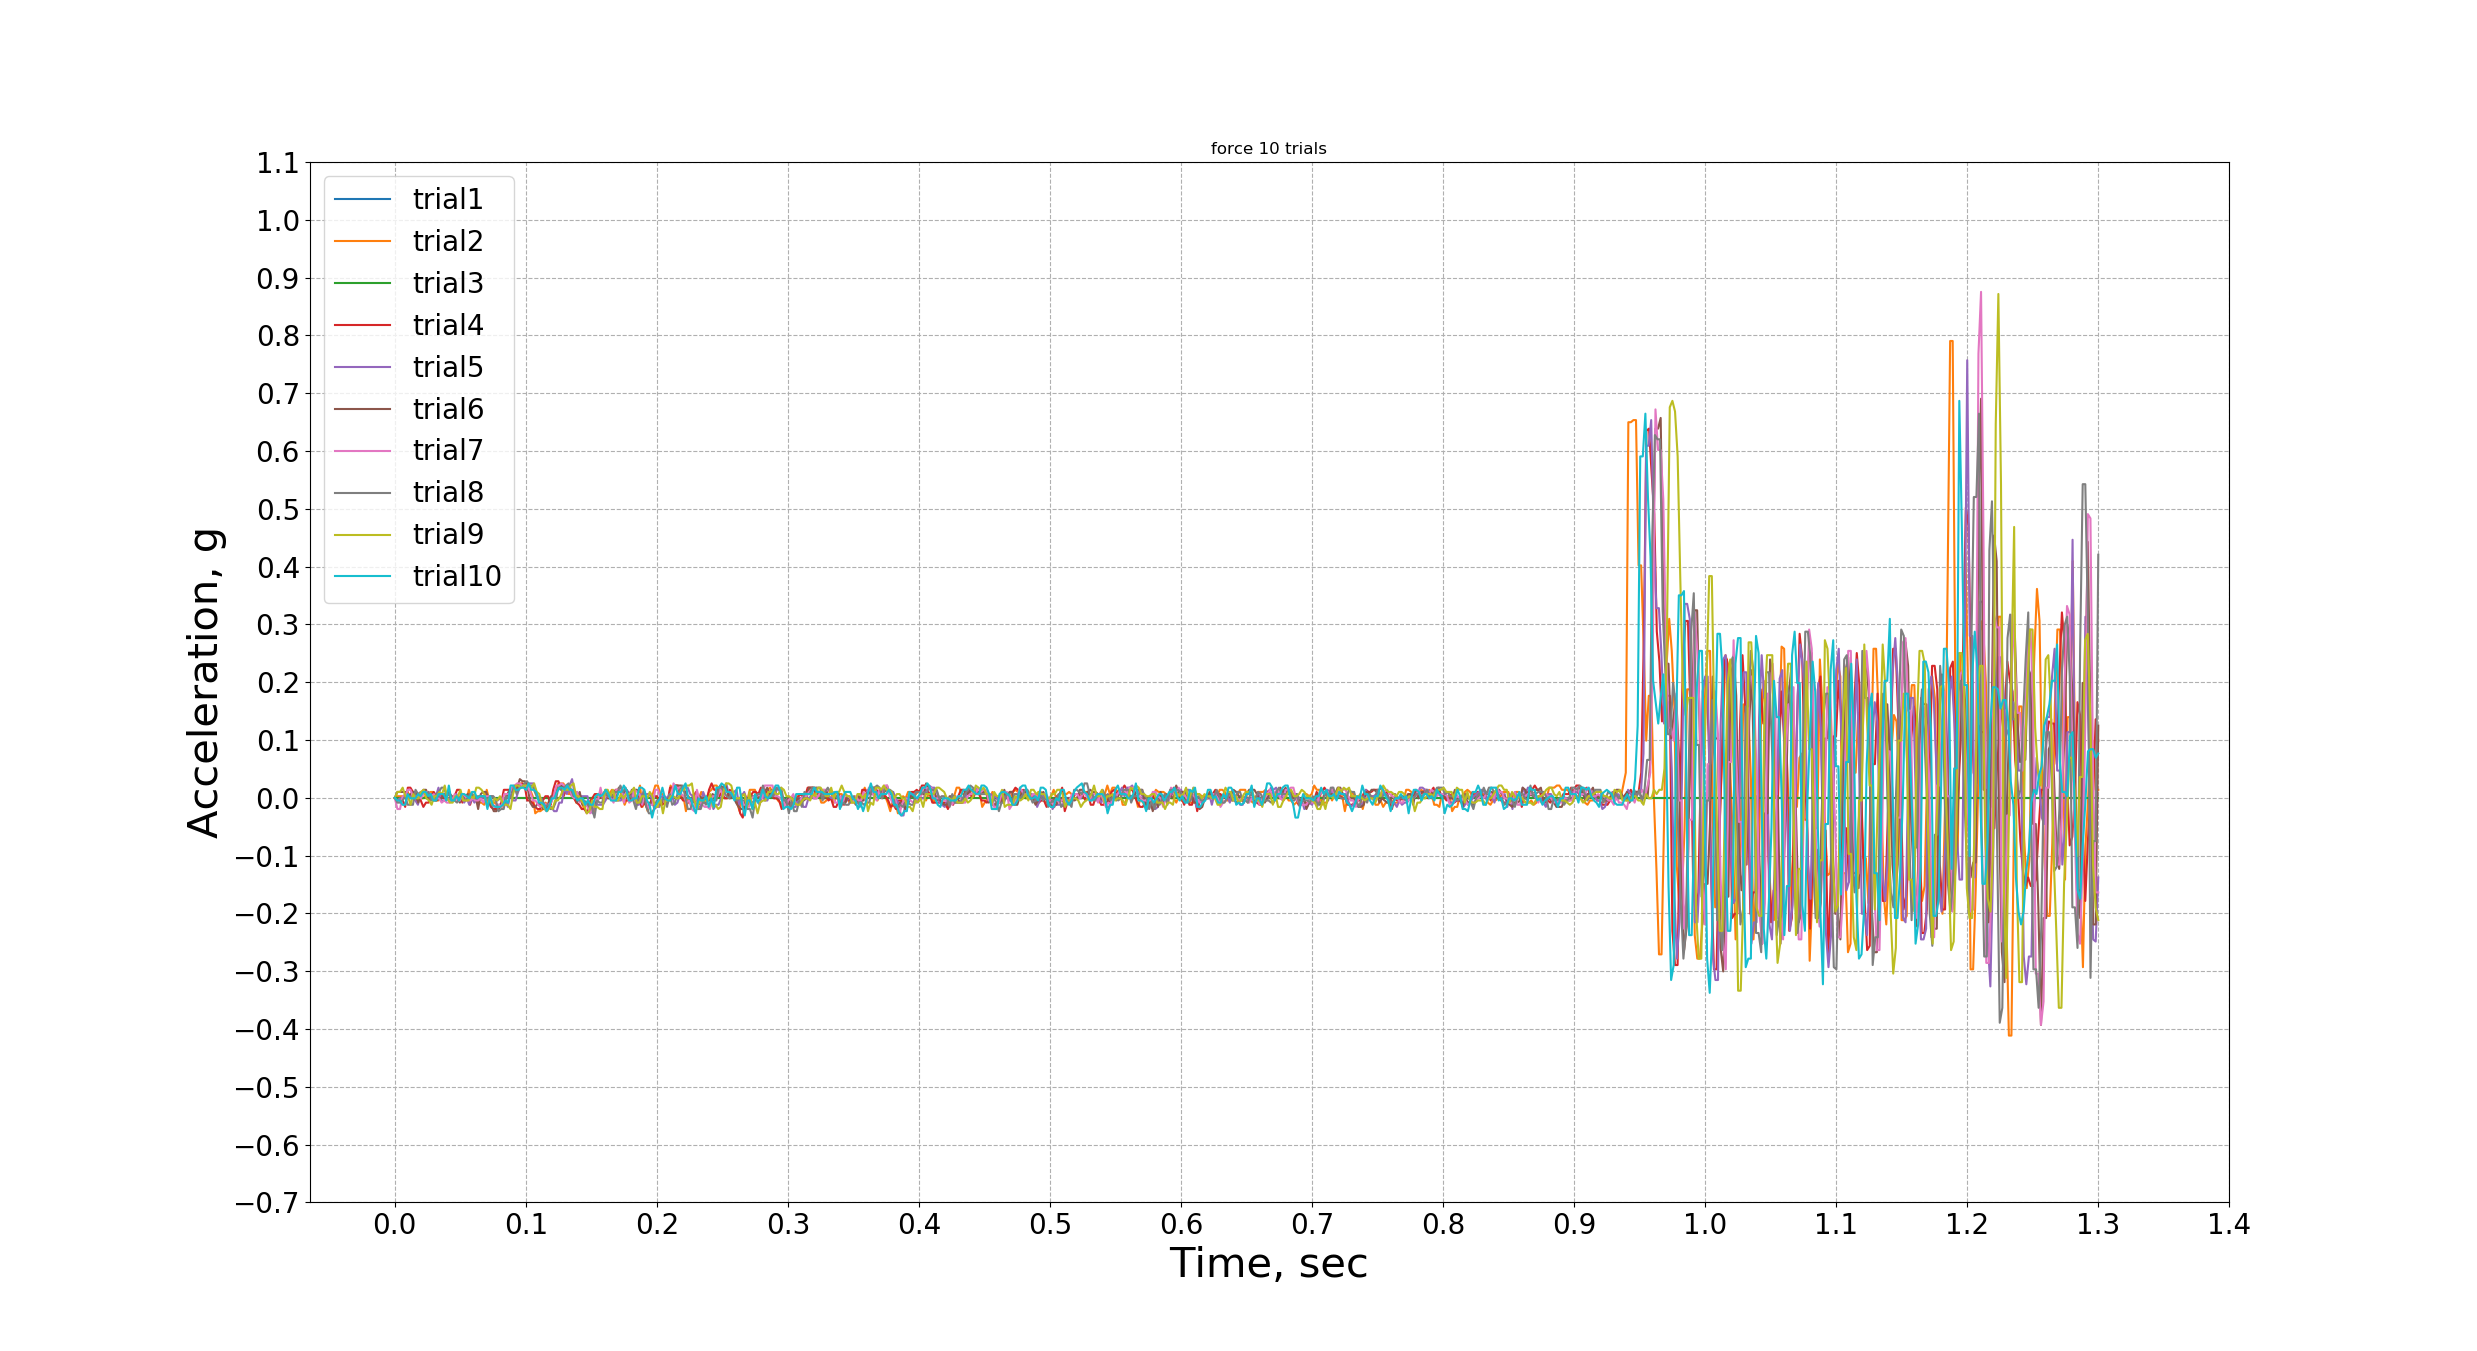

The script that drew this image:
from sunau import AUDIO_FILE_ENCODING_ADPCM_G721
import matplotlib.pyplot as plt
from matplotlib.gridspec import GridSpec
from datetime import datetime
from random import sample
import pandas as pd
import time
import numpy as np


#file18 (Experiment for calibration)
#time = np.linspace(0, 10.9, 5442)

df1 = pd.read_csv("/home/rustam/catkin_ws/src/calibrate_rgb_sensor_rustam/src/new setup/pendulum/sunfounder/force/trial1.csv")
df2 = pd.read_csv("/home/rustam/catkin_ws/src/calibrate_rgb_sensor_rustam/src/new setup/pendulum/sunfounder/force/trial2.csv")
df3 = pd.read_csv("/home/rustam/catkin_ws/src/calibrate_rgb_sensor_rustam/src/new setup/pendulum/sunfounder/force/trial3.csv")
df4 = pd.read_csv("/home/rustam/catkin_ws/src/calibrate_rgb_sensor_rustam/src/new setup/pendulum/sunfounder/force/trial4.csv")
df5 = pd.read_csv("/home/rustam/catkin_ws/src/calibrate_rgb_sensor_rustam/src/new setup/pendulum/sunfounder/force/trial5.csv")
df6 = pd.read_csv("/home/rustam/catkin_ws/src/calibrate_rgb_sensor_rustam/src/new setup/pendulum/sunfounder/force/trial6.csv")
df7 = pd.read_csv("/home/rustam/catkin_ws/src/calibrate_rgb_sensor_rustam/src/new setup/pendulum/sunfounder/force/trial7.csv")
df8 = pd.read_csv("/home/rustam/catkin_ws/src/calibrate_rgb_sensor_rustam/src/new setup/pendulum/sunfounder/force/trial8.csv")
df9 = pd.read_csv("/home/rustam/catkin_ws/src/calibrate_rgb_sensor_rustam/src/new setup/pendulum/sunfounder/force/trial9.csv")
df10 = pd.read_csv("/home/rustam/catkin_ws/src/calibrate_rgb_sensor_rustam/src/new setup/pendulum/sunfounder/force/trial10.csv")


#df2 = pd.read_csv("/home/rustam/catkin_ws/src/calibrate_rgb_sensor_rustam/src/rosbag_data_sexy_graphs/Hard_Object_Detection/before/hard_object_detection/hard_object_detection#2.csv")
#df3 = pd.read_csv("/home/rustam/catkin_ws/src/calibrate_rgb_sensor_rustam/src/rosbag_data_sexy_graphs/Hard_Object_Detection/before/hard_object_detection/hard_object_detection#3.csv")
#df4 = pd.read_csv("/home/rustam/catkin_ws/src/calibrate_rgb_sensor_rustam/src/rosbag_data_sexy_graphs/Hard_Object_Detection/before/hard_object_detection/hard_object_detection#4.csv")
#df5 = pd.read_csv("/home/rustam/catkin_ws/src/calibrate_rgb_sensor_rustam/src/rosbag_data_sexy_graphs/Hard_Object_Detection/before/hard_object_detection/hard_object_detection#5.csv")

'''
top = df["top"]
bot = df["bot"]
z = df["z"]
fz = df["fz"]
topbot = top + bot
normtopbot = -(topbot-16.08)
print(normtopbot)
#print(fz.shape)
'''
time1= np.linspace(0, 1.3, 666)
acc1 = -df1["ax"]

time2 = np.linspace(0, 1.3, 655)
acc2 = -df2["ax"]

time3 = np.linspace(0, 1.3, 654)
acc3 = -df3["ax"]

time4 = np.linspace(0, 1.3, 660)
acc4 = -df4["ax"]

time5 = np.linspace(0, 1.3, 660)
acc5 = -df5["ax"]

time6= np.linspace(0, 1.3, 652)
acc6 = -df6["ax"]

time7 = np.linspace(0, 1.3, 660)
acc7 = -df7["ax"]

time8 = np.linspace(0, 1.3, 649)
acc8 = -df8["ax"]

time9 = np.linspace(0, 1.3, 656)
acc9 = -df9["ax"]

time10 = np.linspace(0, 1.3, 656)
acc10 = -df10["ax"]

fig = plt.figure()
ax = fig.add_subplot(1, 1, 1)
ax.set_title("force 10 trials")
plt.plot(time1, acc1)
plt.plot(time2, acc2)
plt.plot(time3, acc3)
plt.plot(time4, acc4)
plt.plot(time5, acc5)
plt.plot(time6, acc6)
plt.plot(time7, acc7)
plt.plot(time8, acc8)
plt.plot(time9, acc9)
plt.plot(time10, acc10)
major_ticksx = np.arange(0, 1.5, 0.1)
major_ticksy = np.arange(-0.7, 1.2, 0.1)
ax.set_xticks(major_ticksx)
ax.set_yticks(major_ticksy)
ax.tick_params(axis='both', which='major', labelsize=20)
plt.grid(linestyle='dashed')
ax.set_xlabel('Time, sec',fontsize = 30)
ax.set_ylabel('Acceleration, g',fontsize = 30)
L = ax.legend(loc=2, prop={'size': 20})
for i in range(0,10):
    L.get_texts()[i].set_text("trial%01d" % (i+1))

plt.show()
